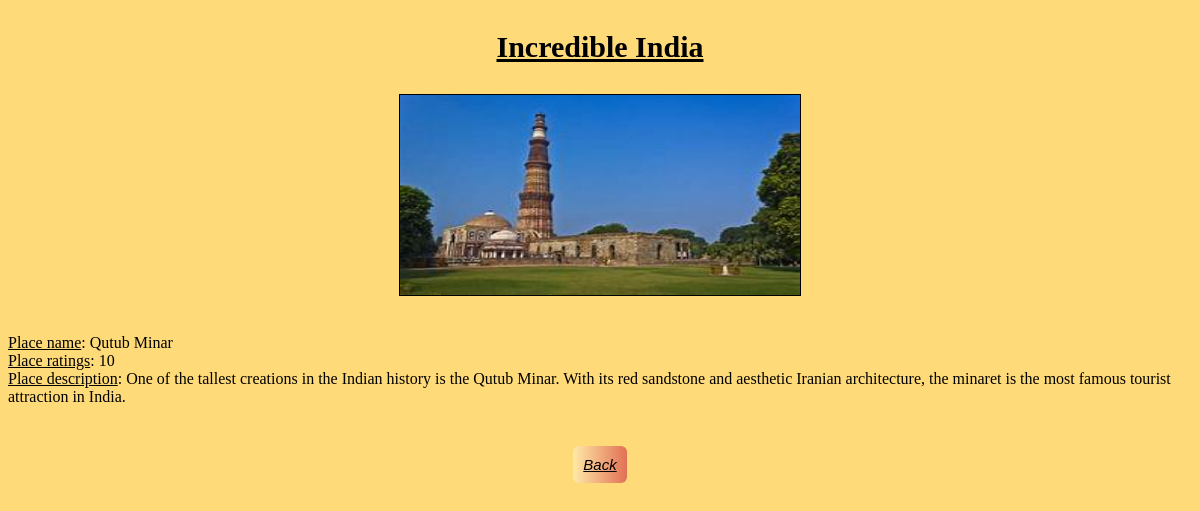
The app's page /read/36/ with its own data.
### places/models.py (models this page shows, shortened)
class Places(models.Model):
	place_name = models.CharField(max_length=100, default="");
	place_ratings = models.IntegerField(null=True, default="")
	place_image = models.ImageField(upload_to="images/", default="images/image-coming-soon.jpg")
	place_description = models.TextField(max_length=50, default="")

### places/views.py (the view)
# urls.py: path('read/<int:my_id>/', read_view),
def read_view(request, my_id):
	o=Places.objects.get(id=my_id)
	context = {
	'obj': o
	}
	return render(request, "read.html", context)

### places/templates/read.html (shortened to what this page needs)
{% extends 'base.html' %}
{% block content %}
<!DOCTYPE html>
<html>
<head>
</head>
<body>
<p align="center"><img src="{{ obj.place_image.url }}"  height="200" width="400" border="1"/> <br/><br /></p>
<u>Place name</u>: {{ obj.place_name }} <br/>
<u>Place ratings</u>: {{ obj.place_ratings }}<br/>
<u>Place description</u>: {{ obj.place_description }}</p><br>
<p align="center"><a href="/list_read" class="button">Back</a></p>
{% endblock %}

### places/templates/read.html (style rules this page uses)
p { font-family: georgia, sans-serif; font-style: italic; }
.button { border: none; font-family: georgia, sans-serif; font-style: italic; font-size: 15px; border-radius: 6px; cursor: pointer; margin: 10px; padding: 10px; width: 60px; border-radius: 6px; color: Black; background-size: 200%; background-image: linear-gradient(to left, #ffeaa7, #e17055, #ffeaa7); transition: 0.1s; overflow: hidden; }

### records on screen
Places: place_image (picture), place_name "Qutub Minar", place_ratings "10", place_description "One of the tallest creations in the Indian history is the Qutub Minar. With its red sandstone and aesthetic Iranian architecture, the minaret is the most famous tourist attraction in India."
